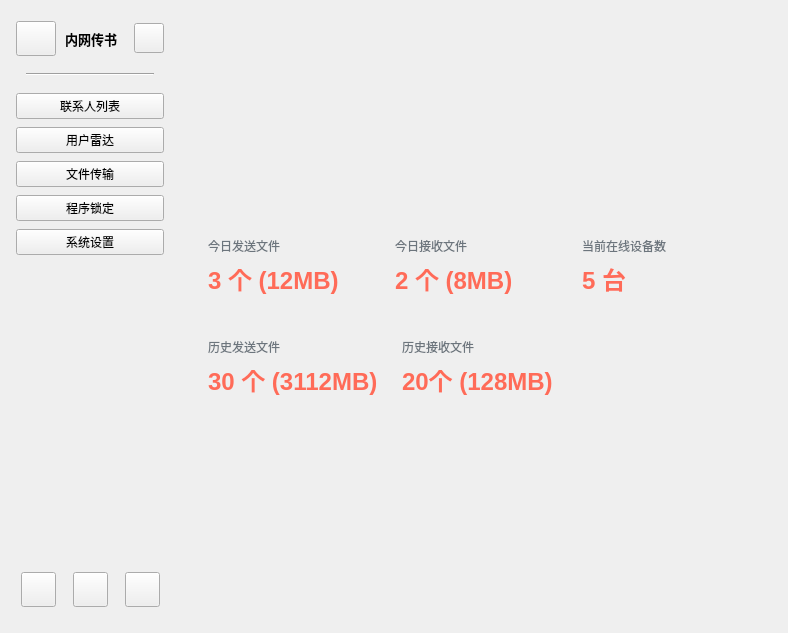
<?xml version="1.0" encoding="UTF-8"?>
<ui version="4.0">
 <class>main_widget</class>
 <widget class="QWidget" name="main_widget">
  <property name="geometry">
   <rect>
    <x>0</x>
    <y>0</y>
    <width>788</width>
    <height>633</height>
   </rect>
  </property>
  <property name="windowTitle">
   <string>Form</string>
  </property>
  <layout class="QVBoxLayout" name="verticalLayout_2">
   <item>
    <layout class="QHBoxLayout" name="out_lay" stretch="1,4">
     <property name="spacing">
      <number>17</number>
     </property>
     <property name="leftMargin">
      <number>5</number>
     </property>
     <property name="topMargin">
      <number>10</number>
     </property>
     <property name="rightMargin">
      <number>5</number>
     </property>
     <property name="bottomMargin">
      <number>10</number>
     </property>
     <item>
      <widget class="fancy::MSWidget" name="base_menu" native="true">
       <layout class="QVBoxLayout" name="verticalLayout_3">
        <property name="spacing">
         <number>8</number>
        </property>
        <property name="leftMargin">
         <number>0</number>
        </property>
        <property name="topMargin">
         <number>0</number>
        </property>
        <property name="rightMargin">
         <number>0</number>
        </property>
        <property name="bottomMargin">
         <number>0</number>
        </property>
        <item>
         <widget class="QWidget" name="widget_2" native="true">
          <layout class="QVBoxLayout" name="verticalLayout_4">
           <property name="spacing">
            <number>8</number>
           </property>
           <property name="leftMargin">
            <number>0</number>
           </property>
           <property name="topMargin">
            <number>0</number>
           </property>
           <property name="rightMargin">
            <number>0</number>
           </property>
           <property name="bottomMargin">
            <number>0</number>
           </property>
           <item>
            <layout class="QHBoxLayout" name="horizontalLayout">
             <property name="spacing">
              <number>9</number>
             </property>
             <item>
              <widget class="fancy::TransparentButton" name="btn_logo">
               <property name="minimumSize">
                <size>
                 <width>40</width>
                 <height>35</height>
                </size>
               </property>
               <property name="maximumSize">
                <size>
                 <width>40</width>
                 <height>35</height>
                </size>
               </property>
               <property name="text">
                <string/>
               </property>
               <property name="icon">
                <iconset>
                 <normaloff>:/icons/logo.png</normaloff>:/icons/logo.png</iconset>
               </property>
               <property name="iconSize">
                <size>
                 <width>40</width>
                 <height>34</height>
                </size>
               </property>
              </widget>
             </item>
             <item>
              <widget class="QLabel" name="label">
               <property name="font">
                <font>
                 <pointsize>10</pointsize>
                 <bold>true</bold>
                </font>
               </property>
               <property name="text">
                <string>内网传书</string>
               </property>
              </widget>
             </item>
             <item>
              <spacer name="horizontalSpacer">
               <property name="orientation">
                <enum>Qt::Orientation::Horizontal</enum>
               </property>
               <property name="sizeHint" stdset="0">
                <size>
                 <width>40</width>
                 <height>20</height>
                </size>
               </property>
              </spacer>
             </item>
             <item>
              <widget class="fancy::TransparentButton" name="btn_mine">
               <property name="minimumSize">
                <size>
                 <width>30</width>
                 <height>30</height>
                </size>
               </property>
               <property name="maximumSize">
                <size>
                 <width>30</width>
                 <height>30</height>
                </size>
               </property>
               <property name="text">
                <string/>
               </property>
               <property name="icon">
                <iconset>
                 <normaloff>:/icons/mine.png</normaloff>:/icons/mine.png</iconset>
               </property>
               <property name="iconSize">
                <size>
                 <width>20</width>
                 <height>20</height>
                </size>
               </property>
              </widget>
             </item>
            </layout>
           </item>
           <item>
            <widget class="QWidget" name="widget_3" native="true">
             <layout class="QVBoxLayout" name="verticalLayout_6">
              <property name="leftMargin">
               <number>10</number>
              </property>
              <property name="rightMargin">
               <number>10</number>
              </property>
              <item>
               <widget class="Line" name="line">
                <property name="font">
                 <font>
                  <pointsize>9</pointsize>
                  <bold>false</bold>
                 </font>
                </property>
                <property name="styleSheet">
                 <string notr="true"/>
                </property>
                <property name="orientation">
                 <enum>Qt::Orientation::Horizontal</enum>
                </property>
               </widget>
              </item>
             </layout>
            </widget>
           </item>
           <item>
            <layout class="QVBoxLayout" name="verticalLayout">
             <item>
              <widget class="fancy::TransparentButton" name="btn_contact">
               <property name="text">
                <string>联系人列表</string>
               </property>
              </widget>
             </item>
             <item>
              <widget class="fancy::TransparentButton" name="btn_radar">
               <property name="text">
                <string>用户雷达</string>
               </property>
              </widget>
             </item>
             <item>
              <widget class="fancy::TransparentButton" name="btn_file_trans">
               <property name="text">
                <string>文件传输</string>
               </property>
              </widget>
             </item>
             <item>
              <widget class="fancy::TransparentButton" name="btn_program_lock">
               <property name="text">
                <string>程序锁定</string>
               </property>
              </widget>
             </item>
             <item>
              <widget class="fancy::TransparentButton" name="btn_sys_config">
               <property name="text">
                <string>系统设置</string>
               </property>
              </widget>
             </item>
            </layout>
           </item>
          </layout>
         </widget>
        </item>
        <item>
         <spacer name="verticalSpacer">
          <property name="orientation">
           <enum>Qt::Orientation::Vertical</enum>
          </property>
          <property name="sizeHint" stdset="0">
           <size>
            <width>20</width>
            <height>40</height>
           </size>
          </property>
         </spacer>
        </item>
        <item>
         <layout class="QHBoxLayout" name="horizontalLayout_2" stretch="1,0,2,0,2,0,1">
          <property name="bottomMargin">
           <number>5</number>
          </property>
          <item>
           <spacer name="horizontalSpacer_4">
            <property name="orientation">
             <enum>Qt::Orientation::Horizontal</enum>
            </property>
            <property name="sizeHint" stdset="0">
             <size>
              <width>40</width>
              <height>20</height>
             </size>
            </property>
           </spacer>
          </item>
          <item>
           <widget class="fancy::TransparentButton" name="btn_littleshow">
            <property name="minimumSize">
             <size>
              <width>35</width>
              <height>35</height>
             </size>
            </property>
            <property name="maximumSize">
             <size>
              <width>35</width>
              <height>35</height>
             </size>
            </property>
            <property name="text">
             <string/>
            </property>
            <property name="icon">
             <iconset>
              <normaloff>:/icons/mini.png</normaloff>:/icons/mini.png</iconset>
            </property>
           </widget>
          </item>
          <item>
           <spacer name="horizontalSpacer_2">
            <property name="orientation">
             <enum>Qt::Orientation::Horizontal</enum>
            </property>
            <property name="sizeHint" stdset="0">
             <size>
              <width>40</width>
              <height>20</height>
             </size>
            </property>
           </spacer>
          </item>
          <item>
           <widget class="fancy::TransparentButton" name="btn_home">
            <property name="minimumSize">
             <size>
              <width>35</width>
              <height>35</height>
             </size>
            </property>
            <property name="maximumSize">
             <size>
              <width>35</width>
              <height>35</height>
             </size>
            </property>
            <property name="text">
             <string/>
            </property>
            <property name="icon">
             <iconset>
              <normaloff>:/icons/home.png</normaloff>:/icons/home.png</iconset>
            </property>
           </widget>
          </item>
          <item>
           <spacer name="horizontalSpacer_3">
            <property name="orientation">
             <enum>Qt::Orientation::Horizontal</enum>
            </property>
            <property name="sizeHint" stdset="0">
             <size>
              <width>40</width>
              <height>20</height>
             </size>
            </property>
           </spacer>
          </item>
          <item>
           <widget class="fancy::TransparentButton" name="btn_logout">
            <property name="minimumSize">
             <size>
              <width>35</width>
              <height>35</height>
             </size>
            </property>
            <property name="maximumSize">
             <size>
              <width>35</width>
              <height>35</height>
             </size>
            </property>
            <property name="text">
             <string/>
            </property>
            <property name="icon">
             <iconset>
              <normaloff>:/icons/logout.png</normaloff>:/icons/logout.png</iconset>
            </property>
           </widget>
          </item>
          <item>
           <spacer name="horizontalSpacer_5">
            <property name="orientation">
             <enum>Qt::Orientation::Horizontal</enum>
            </property>
            <property name="sizeHint" stdset="0">
             <size>
              <width>40</width>
              <height>20</height>
             </size>
            </property>
           </spacer>
          </item>
         </layout>
        </item>
       </layout>
      </widget>
     </item>
     <item>
      <widget class="QStackedWidget" name="content_widget">
       <property name="currentIndex">
        <number>0</number>
       </property>
       <widget class="fancy::MSWidget" name="home_page">
        <layout class="QVBoxLayout" name="verticalLayout_7">
         <item>
          <spacer name="verticalSpacer_3">
           <property name="orientation">
            <enum>Qt::Orientation::Vertical</enum>
           </property>
           <property name="sizeHint" stdset="0">
            <size>
             <width>20</width>
             <height>40</height>
            </size>
           </property>
          </spacer>
         </item>
         <item>
          <layout class="QVBoxLayout" name="verticalLayout_11">
           <item>
            <widget class="QFrame" name="statFrame">
             <layout class="QHBoxLayout" name="statLayout">
              <item>
               <widget class="QFrame" name="cur_send_card">
                <layout class="QVBoxLayout" name="statCard1Layout">
                 <item>
                  <widget class="QLabel" name="stat1Title">
                   <property name="styleSheet">
                    <string>color: #6C757D;</string>
                   </property>
                   <property name="text">
                    <string>今日发送文件</string>
                   </property>
                  </widget>
                 </item>
                 <item>
                  <widget class="QLabel" name="stat1Value">
                   <property name="styleSheet">
                    <string>font-size: 24px; font-weight: bold; color: #FF6B58;</string>
                   </property>
                   <property name="text">
                    <string>3 个 (12MB)</string>
                   </property>
                  </widget>
                 </item>
                </layout>
               </widget>
              </item>
              <item>
               <widget class="QFrame" name="cur_recv_card">
                <layout class="QVBoxLayout" name="statCard2Layout">
                 <item>
                  <widget class="QLabel" name="stat2Title">
                   <property name="styleSheet">
                    <string>color: #6C757D;</string>
                   </property>
                   <property name="text">
                    <string>今日接收文件</string>
                   </property>
                  </widget>
                 </item>
                 <item>
                  <widget class="QLabel" name="stat2Value">
                   <property name="styleSheet">
                    <string>font-size: 24px; font-weight: bold; color: #FF6B58;</string>
                   </property>
                   <property name="text">
                    <string>2 个 (8MB)</string>
                   </property>
                  </widget>
                 </item>
                </layout>
               </widget>
              </item>
              <item>
               <widget class="QFrame" name="online_card">
                <layout class="QVBoxLayout" name="statCard3Layout">
                 <item>
                  <widget class="QLabel" name="stat3Title">
                   <property name="styleSheet">
                    <string>color: #6C757D;</string>
                   </property>
                   <property name="text">
                    <string>当前在线设备数</string>
                   </property>
                  </widget>
                 </item>
                 <item>
                  <widget class="QLabel" name="stat3Value">
                   <property name="styleSheet">
                    <string>font-size: 24px; font-weight: bold; color: #FF6B58;</string>
                   </property>
                   <property name="text">
                    <string>5 台</string>
                   </property>
                  </widget>
                 </item>
                </layout>
               </widget>
              </item>
             </layout>
            </widget>
           </item>
           <item>
            <widget class="QFrame" name="statFrame_2">
             <layout class="QHBoxLayout" name="statLayout_3">
              <item>
               <widget class="QFrame" name="his_send_card">
                <layout class="QVBoxLayout" name="statCard1Layout_3">
                 <item>
                  <widget class="QLabel" name="stat1Title_3">
                   <property name="styleSheet">
                    <string>color: #6C757D;</string>
                   </property>
                   <property name="text">
                    <string>历史发送文件</string>
                   </property>
                  </widget>
                 </item>
                 <item>
                  <widget class="QLabel" name="stat1Value_3">
                   <property name="styleSheet">
                    <string>font-size: 24px; font-weight: bold; color: #FF6B58;</string>
                   </property>
                   <property name="text">
                    <string>30 个 (3112MB)</string>
                   </property>
                  </widget>
                 </item>
                </layout>
               </widget>
              </item>
              <item>
               <widget class="QFrame" name="his_recv_card">
                <layout class="QVBoxLayout" name="statCard2Layout_3">
                 <item>
                  <widget class="QLabel" name="stat2Title_3">
                   <property name="styleSheet">
                    <string>color: #6C757D;</string>
                   </property>
                   <property name="text">
                    <string>历史接收文件</string>
                   </property>
                  </widget>
                 </item>
                 <item>
                  <widget class="QLabel" name="stat2Value_3">
                   <property name="styleSheet">
                    <string>font-size: 24px; font-weight: bold; color: #FF6B58;</string>
                   </property>
                   <property name="text">
                    <string>20个 (128MB)</string>
                   </property>
                  </widget>
                 </item>
                </layout>
               </widget>
              </item>
              <item>
               <spacer name="horizontalSpacer_6">
                <property name="orientation">
                 <enum>Qt::Orientation::Horizontal</enum>
                </property>
                <property name="sizeHint" stdset="0">
                 <size>
                  <width>40</width>
                  <height>20</height>
                 </size>
                </property>
               </spacer>
              </item>
             </layout>
            </widget>
           </item>
          </layout>
         </item>
         <item>
          <spacer name="verticalSpacer_2">
           <property name="orientation">
            <enum>Qt::Orientation::Vertical</enum>
           </property>
           <property name="sizeHint" stdset="0">
            <size>
             <width>20</width>
             <height>40</height>
            </size>
           </property>
          </spacer>
         </item>
        </layout>
       </widget>
       <widget class="fancy::MSWidget" name="contact_page">
        <layout class="QVBoxLayout" name="verticalLayout_8">
         <item>
          <widget class="QLabel" name="lab_mess_2">
           <property name="font">
            <font>
             <pointsize>20</pointsize>
             <bold>true</bold>
            </font>
           </property>
           <property name="layoutDirection">
            <enum>Qt::LayoutDirection::LeftToRight</enum>
           </property>
           <property name="text">
            <string>联系人列表</string>
           </property>
           <property name="alignment">
            <set>Qt::AlignmentFlag::AlignCenter</set>
           </property>
          </widget>
         </item>
         <item>
          <layout class="QHBoxLayout" name="horizontalLayout_3" stretch="1,4">
           <item>
            <widget class="QListWidget" name="list_users"/>
           </item>
           <item>
            <layout class="QVBoxLayout" name="verticalLayout_5" stretch="4,1">
             <item>
              <widget class="QListWidget" name="msg_list"/>
             </item>
             <item>
              <widget class="QTextEdit" name="msg_Edit"/>
             </item>
            </layout>
           </item>
          </layout>
         </item>
        </layout>
       </widget>
       <widget class="fancy::MSWidget" name="radar_page">
        <layout class="QVBoxLayout" name="verticalLayout_9">
         <item>
          <widget class="QLabel" name="lab_mess_3">
           <property name="font">
            <font>
             <pointsize>20</pointsize>
             <bold>true</bold>
            </font>
           </property>
           <property name="layoutDirection">
            <enum>Qt::LayoutDirection::LeftToRight</enum>
           </property>
           <property name="text">
            <string>用户雷达</string>
           </property>
           <property name="alignment">
            <set>Qt::AlignmentFlag::AlignCenter</set>
           </property>
          </widget>
         </item>
        </layout>
       </widget>
       <widget class="fancy::MSWidget" name="file_trans_page">
        <layout class="QVBoxLayout" name="verticalLayout_10">
         <item>
          <widget class="QLabel" name="lab_mess_4">
           <property name="font">
            <font>
             <pointsize>20</pointsize>
             <bold>true</bold>
            </font>
           </property>
           <property name="layoutDirection">
            <enum>Qt::LayoutDirection::LeftToRight</enum>
           </property>
           <property name="text">
            <string>文件传输</string>
           </property>
           <property name="alignment">
            <set>Qt::AlignmentFlag::AlignCenter</set>
           </property>
          </widget>
         </item>
        </layout>
       </widget>
       <widget class="fancy::MSWidget" name="lock_page">
        <property name="enabled">
         <bool>true</bool>
        </property>
        <property name="autoFillBackground">
         <bool>false</bool>
        </property>
        <widget class="QLabel" name="lab_mess_5">
         <property name="geometry">
          <rect>
           <x>100</x>
           <y>120</y>
           <width>361</width>
           <height>291</height>
          </rect>
         </property>
         <property name="font">
          <font>
           <pointsize>20</pointsize>
           <bold>true</bold>
          </font>
         </property>
         <property name="layoutDirection">
          <enum>Qt::LayoutDirection::LeftToRight</enum>
         </property>
         <property name="text">
          <string>程序锁定</string>
         </property>
         <property name="alignment">
          <set>Qt::AlignmentFlag::AlignCenter</set>
         </property>
        </widget>
       </widget>
       <widget class="fancy::MSWidget" name="sys_config_page">
        <widget class="QLabel" name="lab_mess_6">
         <property name="geometry">
          <rect>
           <x>100</x>
           <y>130</y>
           <width>361</width>
           <height>291</height>
          </rect>
         </property>
         <property name="font">
          <font>
           <pointsize>20</pointsize>
           <bold>true</bold>
          </font>
         </property>
         <property name="layoutDirection">
          <enum>Qt::LayoutDirection::LeftToRight</enum>
         </property>
         <property name="text">
          <string>系统设置</string>
         </property>
         <property name="alignment">
          <set>Qt::AlignmentFlag::AlignCenter</set>
         </property>
        </widget>
       </widget>
      </widget>
     </item>
    </layout>
   </item>
  </layout>
 </widget>
 <customwidgets>
  <customwidget>
   <class>fancy::TransparentButton</class>
   <extends>QPushButton</extends>
   <header location="global">TransparentButton.h</header>
  </customwidget>
  <customwidget>
   <class>fancy::MSWidget</class>
   <extends>QWidget</extends>
   <header location="global">MSWidget.h</header>
   <container>1</container>
  </customwidget>
 </customwidgets>
 <resources/>
 <connections/>
</ui>
